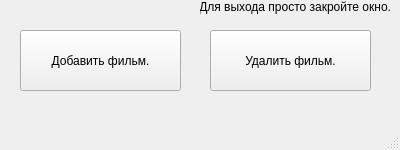
<?xml version="1.0" encoding="UTF-8"?>
<ui version="4.0">
 <class>MainWindow</class>
 <widget class="QMainWindow" name="MainWindow">
  <property name="geometry">
   <rect>
    <x>0</x>
    <y>0</y>
    <width>400</width>
    <height>150</height>
   </rect>
  </property>
  <property name="windowTitle">
   <string>MainWindow</string>
  </property>
  <widget class="QWidget" name="centralwidget">
   <widget class="QPushButton" name="btn_add">
    <property name="geometry">
     <rect>
      <x>20</x>
      <y>30</y>
      <width>161</width>
      <height>61</height>
     </rect>
    </property>
    <property name="text">
     <string>Добавить фильм.</string>
    </property>
   </widget>
   <widget class="QPushButton" name="btn_del">
    <property name="geometry">
     <rect>
      <x>210</x>
      <y>30</y>
      <width>161</width>
      <height>61</height>
     </rect>
    </property>
    <property name="text">
     <string>Удалить фильм.</string>
    </property>
   </widget>
   <widget class="QLabel" name="label">
    <property name="geometry">
     <rect>
      <x>200</x>
      <y>0</y>
      <width>191</width>
      <height>20</height>
     </rect>
    </property>
    <property name="text">
     <string>Для выхода просто закройте окно.</string>
    </property>
    <property name="alignment">
     <set>Qt::AlignRight|Qt::AlignTop|Qt::AlignTrailing</set>
    </property>
   </widget>
  </widget>
  <widget class="QMenuBar" name="menubar">
   <property name="geometry">
    <rect>
     <x>0</x>
     <y>0</y>
     <width>400</width>
     <height>21</height>
    </rect>
   </property>
  </widget>
  <widget class="QStatusBar" name="statusbar"/>
 </widget>
 <resources/>
 <connections/>
</ui>
